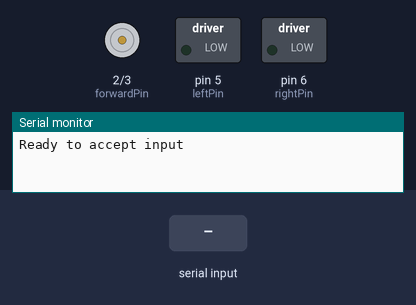
The sketch below on a simulated Arduino Uno, built with avr-gcc and run on an emulated ATmega328P. Shown: motor-driver pin pairs drawn as motors (green arrow = first pin HIGH = forward, orange = second pin HIGH = backward, longer = more drive), switched loads named in the sketch (green lamp = pin HIGH), the last lines printed to the serial monitor. Inputs (shaded band) come from the test bench.

Above: at 1.2 s.
1.3 s: "f,45\n" received over Serial
At 2.1 s:
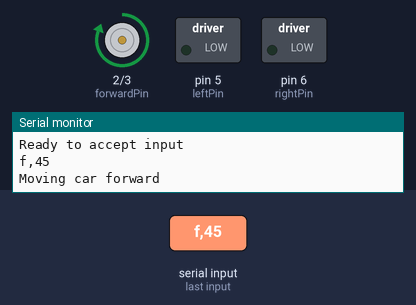
Timing chart, 0 to 4.3 s (numbered marks = the images above; inputs shaded):
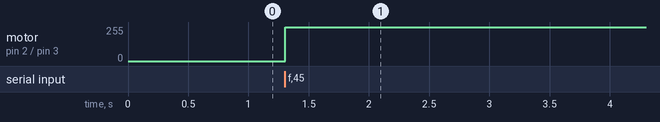

Measured:
- after the input at 1.3 s, motor on pin 2 (forwardPin) / pin 3 (backwardPin): stopped → forward 255/255 at once

The sketch:

basic-rc-car.ino
```cpp
/*
  RC Control

  Prototype implementation of RC control for the aduino, based on serial commands.

  The circuit:
  - LED attached from pin 2 through 220 ohm resistor, and to transitor via 1k ohm resistor
  - LED attached from pin 3 through 220 ohm resistor, and to transitor via 1k ohm resistor
  - LED attached from pin 5 through 220 ohm resistor, and to transitor via 1k ohm resistor
  - LED attached from pin 6 through 220 ohm resistor, and to transitor via 1k ohm resistor
*/

const int forwardPin = 2;
const int backwardPin = 3;
const int leftPin = 5;
const int rightPin = 6;

void setup() {
  pinMode(forwardPin, OUTPUT);
  pinMode(backwardPin, OUTPUT);
  pinMode(leftPin, OUTPUT);
  pinMode(rightPin, OUTPUT);
  Serial.begin(9600);
  reset();
  while (! Serial); // Wait until Serial is ready
  Serial.println("Ready to accept input");
}

void loop() {
  if (Serial.available()) {
    String input = Serial.readStringUntil('\n');

    Serial.println(input);

    char command = input[0];
    int duration_ms = (input[1] - '0') * 1000;

    switch (command) {
      case 'f':
        forward();
        break;
      case 'b':
        backward();
        break;
      case 'l':
        left();
        break;
      case 'r':
        right();
        break;
      case 's':
        straight();
        break;
      default:
        break;
    }

    // TODO add error handling

    // Delay if the duration_ms is less than 9 and the command is a movement command
    if (duration_ms < 9000 && (command == 'f' || command == 'b') ) {
        delay(duration_ms / 4);
    }

    stop();
  }
}

void reset() {
  digitalWrite(forwardPin, LOW);
  digitalWrite(backwardPin, LOW);
  digitalWrite(leftPin, LOW);
  digitalWrite(rightPin, LOW);
}

void stop() {
  digitalWrite(forwardPin, LOW);
  digitalWrite(backwardPin, LOW);
}

void forward() {
  Serial.println("Moving car forward");
  digitalWrite(forwardPin, HIGH);
  digitalWrite(backwardPin, LOW);
}

void backward() {
  Serial.println("Moving car backward");
  digitalWrite(forwardPin, LOW);
  digitalWrite(backwardPin, HIGH);
}

void left() {
  Serial.println("Moving wheels left");
  digitalWrite(leftPin, HIGH);
  digitalWrite(rightPin, LOW);
}

void right() {
  Serial.println("Moving wheels right");
  digitalWrite(leftPin, LOW);
  digitalWrite(rightPin, HIGH);
}

void straight() {
  Serial.println("Moving wheels straight");
  digitalWrite(leftPin, LOW);
  digitalWrite(rightPin, LOW);
}
```
